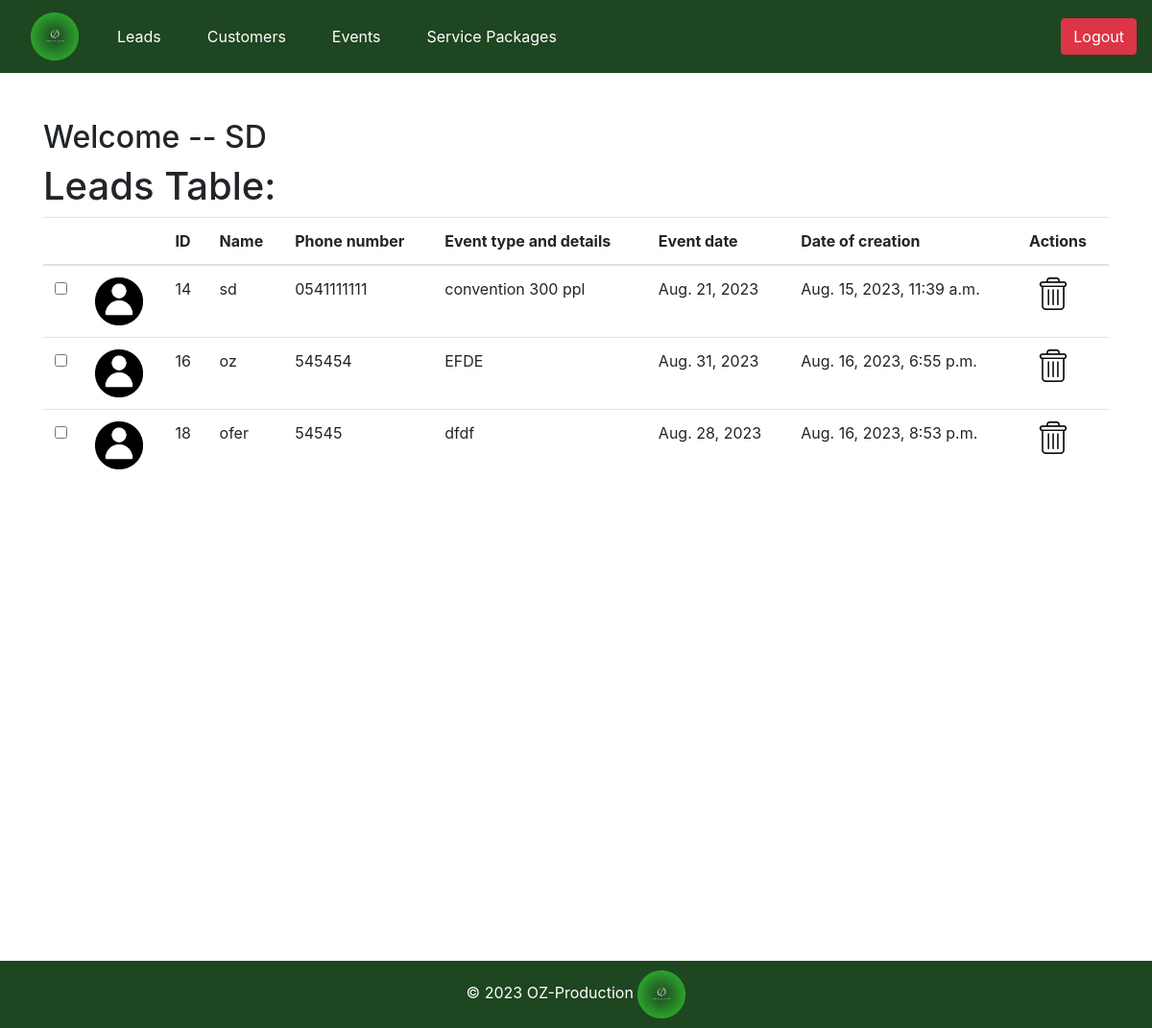
/oz_pro/leads/ (signed in), run on an earlier commit of the app's database.
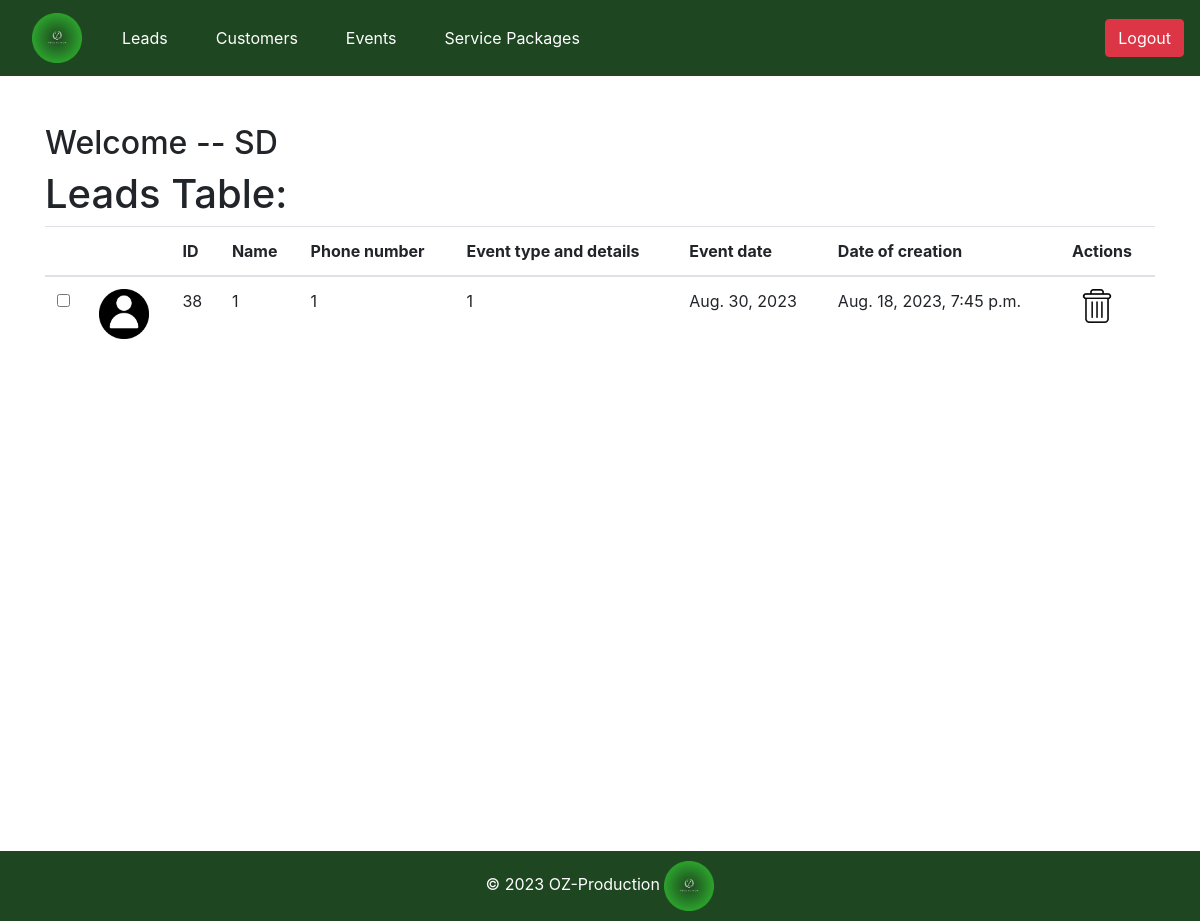
And on a later commit of the database.
### oz_pro/models.py (models this page shows, shortened)
class Lead(models.Model):
    image = models.ImageField(upload_to='static/pics', default = 'Picture7.png')
    ID = models.AutoField(primary_key=True, null=False)
    name = models.CharField(max_length=255,null=False)
    phone_number = models.CharField(max_length=15,null=False)
    event_type = models.TextField()
    event_date = models.DateField(null=False)
    date_of_creation = models.DateTimeField(auto_now_add=True)

### oz_pro/views.py (the view)
# urls.py: path('leads/', views.leads_page, name='all_leads'),
@login_required
def leads_page(request):
    print("********* After agent login -- home page function *********")
    all_leads = Lead.objects.all()
    context = {
        'leads': all_leads
    }
    return render(request, 'leads.html', context)

### oz_pro/templates/leads.html (shortened to what this page needs)
<!DOCTYPE html>
<html lang="en">
<head>
</head>
<body>
    {% extends 'base.html' %}
    {% block content %}
    {% load static %}
    <div>
    <h2>Welcome -- {{user.username}}</h2>
    <h1>Leads Table:</h1>
    </div>
    <table class="table table-hover">
        <thead>
            <tr>
                <th></th>
                <th></th>
                <th>ID</th>
                <th>Name</th>
                <th>Phone number</th>
                <th>Event type and details</th>
                <th>Event date</th>
                <th>Date of creation</th>
                <th>Actions</th>
            </tr>
        </thead>
        <tbody>
            {% for lead in leads %}
            <tr id="lead_{{ lead.ID }}">
                <td><input type="checkbox" onchange="toggleHighlight(this, {{ lead.ID }})" title="Highlight"></td>
                <td><img src="{% static 'pics/' %}{{lead.image}}" alt="My image" class="small-image" /></td>
                <td>{{ lead.ID }}</td>
                <td>{{ lead.name }}</td>
                <td>{{ lead.phone_number }}</td>
                <td>{{ lead.event_type }}</td>
                <td>{{ lead.event_date }}</td>
                <td>{{ lead.date_of_creation }}</td>
                <td>
                    <img src="{% static 'pics/CROPED_DELETE.png' %}" alt="Delete" class="small-image" style="cursor:pointer" onclick="window.location.href='{% url 'delete_lead' lead.ID %}'">
                </td>
            </tr>
            {% endfor %}
        </tbody>
    </table>
  {% endblock %}

What changed in the data, as far as the page shows it:
removed Lead: image (picture), ID "14", name "sd", phone_number "0541111111", event_type "convention 300 ppl", event_date "Aug. 21, 2023", date_of_creation "Aug. 15, 2023, 11:39 a.m."
removed Lead: image (picture), ID "16", name "oz", phone_number "545454", event_type "EFDE", event_date "Aug. 31, 2023", date_of_creation "Aug. 16, 2023, 6:55 p.m."
removed Lead: image (picture), ID "18", name "ofer", phone_number "54545", event_type "dfdf", event_date "Aug. 28, 2023", date_of_creation "Aug. 16, 2023, 8:53 p.m."
added Lead: image (picture), ID "38", name "1", phone_number "1", event_type "1", event_date "Aug. 30, 2023", date_of_creation "Aug. 18, 2023, 7:45 p.m."
